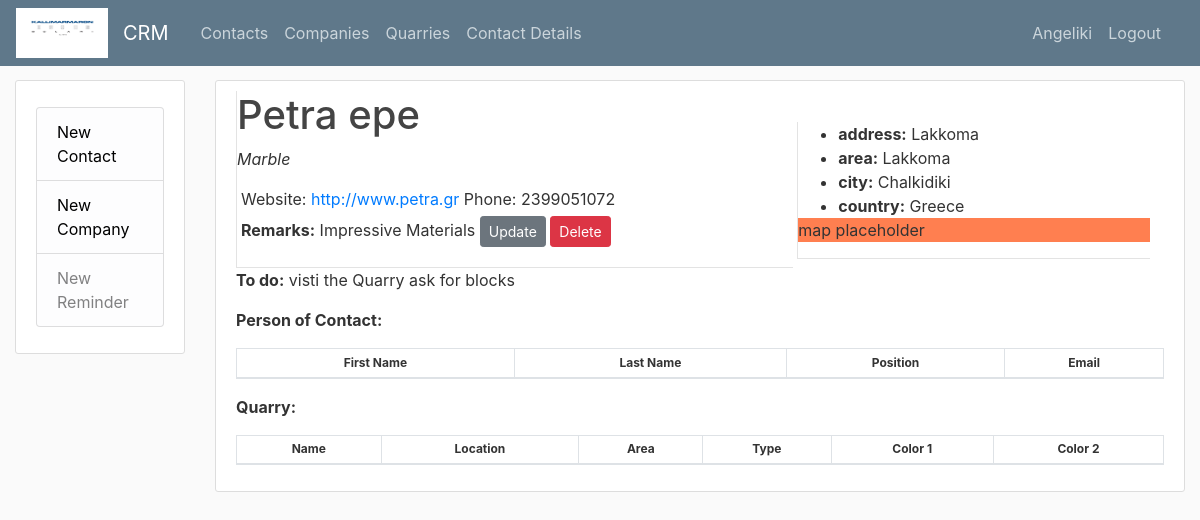
The app's page /company/2/ (signed in) with its own data.
### crm/models.py (models this page shows, shortened)
class Company(models.Model):
     ARCHITECT = 'AR'
     COMMERCE = 'CM'
     CONSTRUCTOR = 'CN'
     DESIGNER = 'DE'
     LANDSCAPE = 'LS'
     MARBLE = 'MA'
     FIELD = [
        (ARCHITECT, 'Architect'),
        (COMMERCE, 'Commerce'),
        (CONSTRUCTOR, 'Constructor'),
        (DESIGNER, 'Designer'),
        (LANDSCAPE, 'Landscape'),
        (MARBLE, 'Marble'),
     ]
     company = models.CharField(max_length=50)
     field = models.CharField(max_length=2, choices=FIELD, default=MARBLE,)
     remarks = models.TextField(blank=True)
     address = models.CharField(max_length=50, blank=True)
     area =  models.CharField(max_length=50, blank=True)
     city =  models.CharField(max_length=20, blank=True)
     country = models.CharField(max_length=20)
     website = models.URLField(blank=True)
     phone = models.IntegerField(blank=True)
     pending = models.CharField(max_length=100, blank=True)

### crm/views.py (the view)
# urls.py: path('company/<int:pk>/', CompanyDetailView.as_view(), name='company-detail'),
class CompanyDetailView(LoginRequiredMixin, DetailView):
    model = Company

### crm/templates/crm/company_detail.html (shortened to what this page needs)
{% extends "crm/base.html" %}
{% block content %}
    <article class="content-section">
        <div class="left-side">
            <h1>{{object.company}}</h1>
            <p><em>{{object.get_field_display}}</em></p>
            <div class="meta">
                Website: <a target="_blank" href="{{object.website}}">{{object.website}}</a>
                Phone: {{object.phone}}
                <p>
                    <b>Remarks:</b> {{object.remarks}}
                    <a class="btn btn-secondary btn-sm mt-1 mb-1" href="{% url 'company-update' object.id%}">Update</a>
                    <a class="btn btn-danger btn-sm mt-1 mb-1" href="{% url 'company-delete' object.id%}">Delete</a>
                </p>
            </div>
        </div>
        <div class="right-side">
            <ul>
                <li><b>address:</b> {{object.address}}</li>
                <li><b>area:</b> {{object.area}}</li>
                <li><b>city:</b> {{object.city}}</li>
                <li><b>country:</b> {{object.country}}</li>
            </ul>
                <p class="map">map placeholder</p>
        </div>
        <p><b>To do:</b> {{object.pending}}</p>
        <p>
            <b>Person of Contact:</b>
            <table class ="table table-sm table-striped table-hover table-bordered" >
                <thead>
                <tr>
                    <th scope="col">First Name</th>
                    <th scope="col">Last Name</th>
                    <th scope="col">Position</th>
                    <th scope="col">Email</th>
                </tr>
                </thead>
            </table>
        </p>
        <p>
            <b>Quarry:</b>
            <table class ="table table-sm table-striped table-hover table-bordered" >
                <thead>
                    <tr>
                        <th scope="col">Name</th>
                        <th scope="col">Location</th>
                        <th scope="col">Area</th>
                        <th scope="col">Type</th>
                        <th scope="col">Color 1</th>
                        <th scope="col">Color 2</th>
                    </tr>
                </thead>
            </table>
        </p>
    </article>
{% endblock content %}

### crm/templates/crm/base.html (shortened to what this page needs)
{% load static %}
<!DOCTYPE html>
<html lang="en">
<head>
    <link href="https://maxcdn.bootstrapcdn.com/bootstrap/4.0.0/css/bootstrap.min.css" rel="stylesheet">
    <link href="{% static 'crm/main.css' %}" rel="stylesheet" type="text/css">
</head>
<body>
    <header class="site-header">
        <nav class="navbar navbar-expand-md navbar-dark bg-steel fixed-top">
          <img alt="kallimarmaro_Logo" height="50" src="{% static 'crm/logo.jpg' %}" width="100">
            <div class="container">
                <a class="navbar-brand mr-4" href="{% url 'crm-contact' %}">CRM</a>
                <div class="collapse navbar-collapse" id="navbarToggle">
                    <div class="navbar-nav mr-auto">
                        <a class="nav-item nav-link" href="{% url 'crm-contact' %}">Contacts</a>
                        <a class="nav-item nav-link" href="{% url 'crm-company' %}">Companies</a>
                        <a class="nav-item nav-link" href="{% url 'crm-quarry' %}">Quarries</a>
                        <a class="nav-item nav-link" href="{% url 'crm-person' %}">Contact Details</a>
                    </div>
                    <div class="navbar-nav">
                        {% if user.is_authenticated %}
                        <div class="nav-item nav-link"> {{ user.username.capitalize }}  </div>
                         <a class="nav-item nav-link" href="{% url 'logout' %}">Logout</a>
                        {% else %}
                        <a class="nav-item nav-link" href="{% url 'login' %}">Login</a>
                        {% endif %}
                    </div>
                </div>
            </div>
        </nav>
    </header>
    <main class="container" id="content" role="main">
        <div class="row">
            <div class="col-md-2">
                <div class="content-section">
                    <p>
                        <ul class="list-group">
                            <li class="list-group-item list-group-item-light"><a class="link-black" href="{% url 'contact-create' %}">New Contact</a></li>
                            <li class="list-group-item list-group-item-light"><a class="link-black" href="{% url 'company-create' %}">New Company</a></li>
                            <li class="list-group-item list-group-item-light">New Reminder</li>
                        </ul>
                    </p>
                </div>
            </div>
            <div class="col-md-10">
              {% block content %}{% endblock %}
            </div>
      </div>
    </main>
</body>
</html>

### crm/static/crm/main.css (style rules this page uses)
body { background: #fafafa; color: #333333; margin-top: 5rem; }
h1, h2, h3, h4, h5, h6 { color: #444444; }
ul { margin: 0; }
table { border-collapse: collapse; width: 100%; border: 1px solid #ddd; font-size: 12px; }
table th { text-align: center; }
.bg-steel { background-color: #5f788a; }
.site-header .navbar-nav .nav-link { color: #cbd5db; }
.meta { margin: 4px; line-height: 25px; }
.left-side { display: inline-block; width: 60%; border-bottom: 1px solid #e3e3e3; border-left: 1px solid #e3e3e3; }
.right-side { display: inline-block; width: 38%; border-bottom: 1px solid #e3e3e3; border-left: 1px solid #e3e3e3; }
.map { background-color: coral; height: 120%; }
.content-section { background: #ffffff; padding: 10px 20px; border: 1px solid #dddddd; border-radius: 3px; margin-bottom: 20px; }
.link-black { color: black; }
#content { max-width:100%; }

### records on screen
Company: company "Petra epe", field "Marble", website "http://www.petra.gr", phone "2399051072", remarks "Impressive Materials", address "Lakkoma", area "Lakkoma", city "Chalkidiki", country "Greece", pending "visti the Quarry ask for blocks"

### other values on screen
{{ user.username.capitalize }} "Angeliki"
